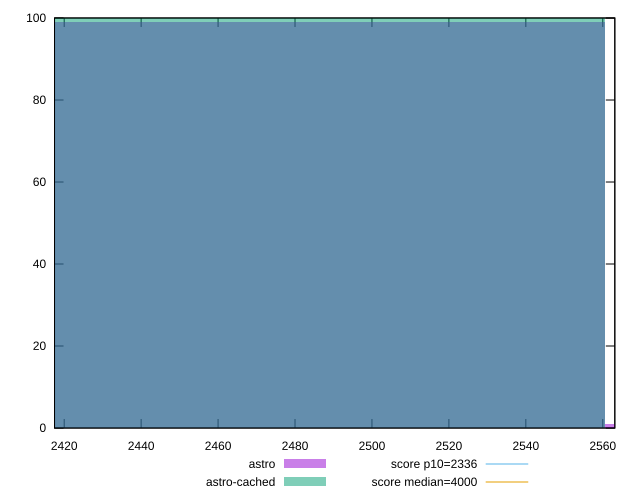

gnuplot code for this plot:
reset

$astro <<EOF
2487.437034522693 99
2633.7568600828517 1
EOF

$astroCached <<EOF
2487.437034522693 100
EOF

set key outside below
set boxwidth 146.31982556015842
set xrange [2417.4900000000002:2563.1319999999996]
set yrange [0:100]
set trange [0:100]
set style fill transparent solid 0.5 noborder

set parametric
set terminal svg size 640, 500 enhanced background rgb 'white'
set output "reports/report_00033_2021-03-01T14-23-16.841Z/first-contentful-paint/comparison/histogram/0_vs_1.svg"

plot $astro title "astro" with boxes, \
     $astroCached title "astro-cached" with boxes, \
     2336,t title "score p10=2336", \
     4000,t title "score median=4000"

reset
